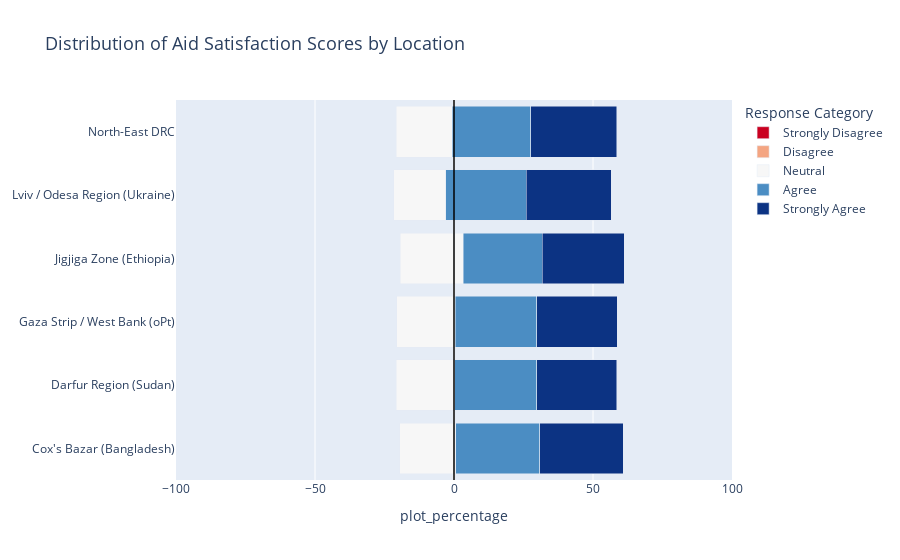

Write notebook code for a chart like this one.
### Markdown cell above
#### Visualization 1 - Diverging Stacked Bar Chart

### Code cell
def plot_sentiment_divergence(df):
    # Mapping sentiment categories and colors
    sentiment_map = {1: 'Strongly Disagree', 2: 'Disagree', 3: 'Neutral', 4: 'Agree', 5: 'Strongly Agree'}
    color_map = {
        'Strongly Disagree': 'rgb(202, 0, 32)',    # Deep Red (Detractor)
        'Disagree': 'rgb(244, 165, 130)',          # Light Red/Orange (Detractor)
        'Neutral': 'rgb(247, 247, 247)',           # White/Grey (Neutral)
        'Agree': 'rgb(75, 141, 195)',              # Blue (Promoter)
        'Strongly Agree': 'rgb(12, 51, 131)'       # Deep Blue (Promoter)
    }
    
    # Calculate percentage of responses per location and sentiment
    df_plot = df.groupby(['location', 'aid_satisfaction']).size().reset_index(name='count')
    df_plot['sentiment'] = df_plot['aid_satisfaction'].map(sentiment_map)
    df_plot['percentage'] = df_plot.groupby('location')['count'].transform(lambda x: 100 * x / x.sum())
    
    # Assign negative values to Detractors (1 and 2) for divergence
    df_plot['plot_percentage'] = df_plot.apply(
        lambda row: row['percentage'] if row['aid_satisfaction'] >= 3 else -row['percentage'], axis=1
    )

    fig = px.bar(
        df_plot, y='location', x='plot_percentage', color='sentiment', orientation='h',
        color_discrete_map=color_map,
        category_orders={'sentiment': list(sentiment_map.values())},
        title='Distribution of Aid Satisfaction Scores by Location'
    )

    # Customization for divergence
    fig.update_layout(
        xaxis_range=[-100, 100], 
        xaxis_tickformat=',.0f%', 
        yaxis_title=None, 
        legend_title='Response Category',
        barmode='stack',
        title_font_size=18
    )

    # Add central dividing line
    fig.add_vline(x=0, line_width=1.5, line_dash="solid", line_color="black")

    print("Generated Visualization 1: Diverging Stacked Bar Chart.")
    return fig

fig_sentiment = plot_sentiment_divergence(df_full)
fig_sentiment.show()

### Figure 1 — Plotly figure (JSON) as saved in the notebook; plotly's stock layout.template omitted (floating-point values rounded to 4 significant figures)
{"data": [{"hovertemplate": "sentiment=Strongly Disagree<br>plot_percentage=%{x}<br>location=%{y}<extra></extra>", "legendgroup": "Strongly Disagree", "marker": {"color": "rgb(202, 0, 32)", "pattern": {"shape": ""}}, "name": "Strongly Disagree", "orientation": "h", "showlegend": true, "textposition": "auto", "type": "bar", "x": [-9.898, -9.918, -10.84, -10.3, -11.49, -10.86], "xaxis": "x", "y": ["Cox's Bazar (Bangladesh)", "Darfur Region (Sudan)", "Gaza Strip / West Bank (oPt)", "Jigjiga Zone (Ethiopia)", "Lviv / Odesa Region (Ukraine)", "North-East DRC"], "yaxis": "y"}, {"hovertemplate": "sentiment=Disagree<br>plot_percentage=%{x}<br>location=%{y}<extra></extra>", "legendgroup": "Disagree", "marker": {"color": "rgb(244, 165, 130)", "pattern": {"shape": ""}}, "name": "Disagree", "orientation": "h", "showlegend": true, "textposition": "auto", "type": "bar", "x": [-9.67, -10.79, -9.759, -9.045, -10.28, -9.877], "xaxis": "x", "y": ["Cox's Bazar (Bangladesh)", "Darfur Region (Sudan)", "Gaza Strip / West Bank (oPt)", "Jigjiga Zone (Ethiopia)", "Lviv / Odesa Region (Ukraine)", "North-East DRC"], "yaxis": "y"}, {"hovertemplate": "sentiment=Neutral<br>plot_percentage=%{x}<br>location=%{y}<extra></extra>", "legendgroup": "Neutral", "marker": {"color": "rgb(247, 247, 247)", "pattern": {"shape": ""}}, "name": "Neutral", "orientation": "h", "showlegend": true, "textposition": "auto", "type": "bar", "x": [20.25, 20.9, 21.1, 22.7, 18.74, 20.08], "xaxis": "x", "y": ["Cox's Bazar (Bangladesh)", "Darfur Region (Sudan)", "Gaza Strip / West Bank (oPt)", "Jigjiga Zone (Ethiopia)", "Lviv / Odesa Region (Ukraine)", "North-East DRC"], "yaxis": "y"}, {"hovertemplate": "sentiment=Agree<br>plot_percentage=%{x}<br>location=%{y}<extra></extra>", "legendgroup": "Agree", "marker": {"color": "rgb(75, 141, 195)", "pattern": {"shape": ""}}, "name": "Agree", "orientation": "h", "showlegend": true, "textposition": "auto", "type": "bar", "x": [30.15, 29.66, 29.34, 28.39, 28.93, 28.23], "xaxis": "x", "y": ["Cox's Bazar (Bangladesh)", "Darfur Region (Sudan)", "Gaza Strip / West Bank (oPt)", "Jigjiga Zone (Ethiopia)", "Lviv / Odesa Region (Ukraine)", "North-East DRC"], "yaxis": "y"}, {"hovertemplate": "sentiment=Strongly Agree<br>plot_percentage=%{x}<br>location=%{y}<extra></extra>", "legendgroup": "Strongly Agree", "marker": {"color": "rgb(12, 51, 131)", "pattern": {"shape": ""}}, "name": "Strongly Agree", "orientation": "h", "showlegend": true, "textposition": "auto", "type": "bar", "x": [30.03, 28.74, 28.96, 29.56, 30.57, 30.95], "xaxis": "x", "y": ["Cox's Bazar (Bangladesh)", "Darfur Region (Sudan)", "Gaza Strip / West Bank (oPt)", "Jigjiga Zone (Ethiopia)", "Lviv / Odesa Region (Ukraine)", "North-East DRC"], "yaxis": "y"}], "layout": {"autosize": true, "barmode": "stack", "legend": {"title": {"text": "Response Category"}, "tracegroupgap": 0}, "shapes": [{"line": {"color": "black", "dash": "solid", "width": 1.5}, "type": "line", "x0": 0, "x1": 0, "xref": "x", "y0": 0, "y1": 1, "yref": "y domain"}], "title": {"font": {"size": 18}, "text": "Distribution of Aid Satisfaction Scores by Location"}, "xaxis": {"anchor": "y", "domain": [0, 1], "range": [-100, 100], "tickformat": ",.0f%", "title": {"text": "plot_percentage"}, "type": "linear"}, "yaxis": {"anchor": "x", "autorange": true, "domain": [0, 1], "range": [-0.5, 5.5], "title": {}, "type": "category"}}}
